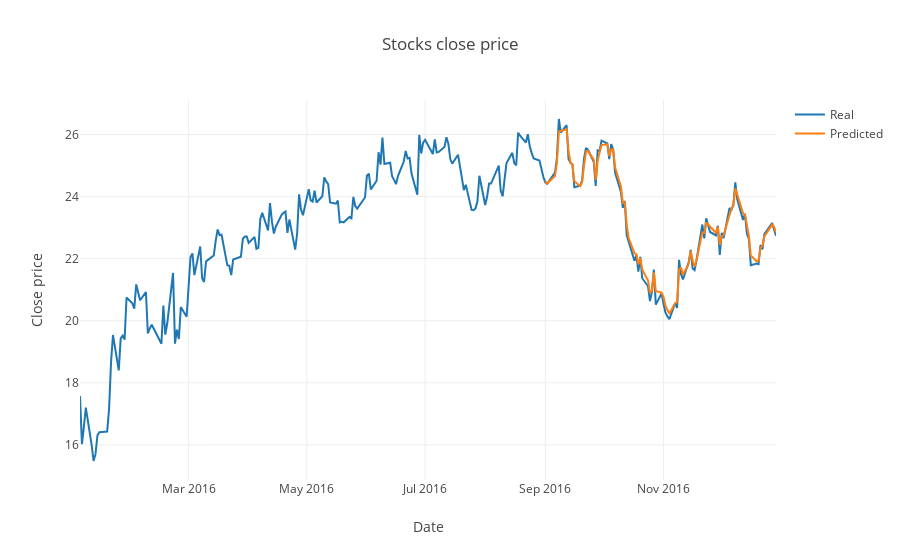

This figure's notebook cell:
### Code cell
#@title
configure_plotly_browser_state()  # display plotly plots

stocks = [go.Scatter(x=train['date'], y=train['close'], name=('Real')), 
          go.Scatter(x=train['date'], y=train['predicted'], name=('Predicted'))]

layout = go.Layout(title='Stocks close price', xaxis=dict(title='Date'), yaxis=dict(title='Close price'))
fig = go.Figure(data=stocks, layout=layout)
iplot(fig)

### Figure 1 — Plotly figure (JSON) as saved in the notebook; plotly's stock layout.template omitted (floating-point values rounded to 4 significant figures; data arrays with more than 128 entries replaced by an {"elided": "..."} marker saying what was removed)
{"data": [{"y": {"elided": "250 float values"}, "x": {"elided": "250 str values"}, "type": "scatter", "name": "Real", "uid": "a8ba97a6-2d7b-4969-babd-5c2683c6d129"}, {"y": {"elided": "250 float values"}, "x": {"elided": "250 str values"}, "type": "scatter", "name": "Predicted", "uid": "a6bc9d40-dc3b-406b-bfca-1abdac54d365"}], "layout": {"yaxis": {"title": {"text": "Close price"}}, "xaxis": {"title": {"text": "Date"}}, "title": {"text": "Stocks close price"}}}
